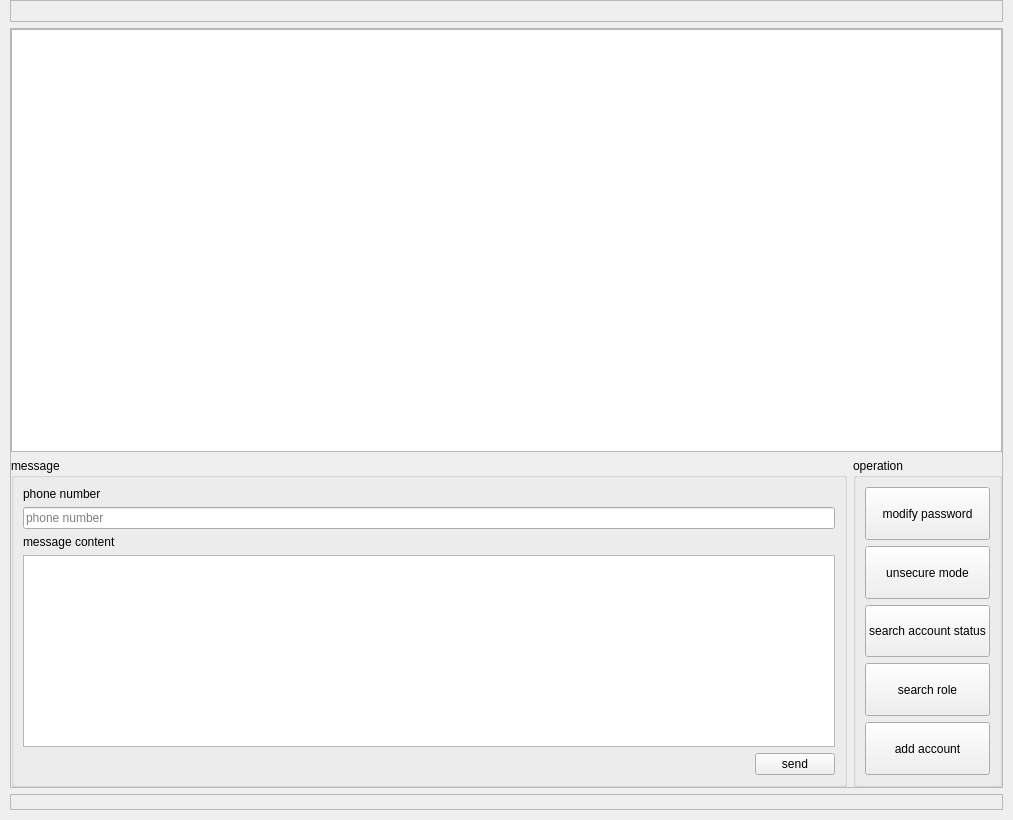
<?xml version="1.0" encoding="UTF-8"?>
<ui version="4.0">
 <class>CUiCenter</class>
 <widget class="QWidget" name="CUiCenter">
  <property name="geometry">
   <rect>
    <x>0</x>
    <y>0</y>
    <width>1013</width>
    <height>820</height>
   </rect>
  </property>
  <property name="windowTitle">
   <string>CUiCenter</string>
  </property>
  <layout class="QVBoxLayout" name="verticalLayout_3">
   <property name="leftMargin">
    <number>10</number>
   </property>
   <property name="topMargin">
    <number>0</number>
   </property>
   <property name="rightMargin">
    <number>10</number>
   </property>
   <property name="bottomMargin">
    <number>10</number>
   </property>
   <item>
    <widget class="QFrame" name="frameOperate">
     <property name="frameShape">
      <enum>QFrame::StyledPanel</enum>
     </property>
     <property name="frameShadow">
      <enum>QFrame::Raised</enum>
     </property>
     <layout class="QHBoxLayout" name="horizontalLayout_5">
      <property name="spacing">
       <number>0</number>
      </property>
      <property name="leftMargin">
       <number>10</number>
      </property>
      <property name="topMargin">
       <number>0</number>
      </property>
      <property name="rightMargin">
       <number>10</number>
      </property>
      <property name="bottomMargin">
       <number>0</number>
      </property>
      <item>
       <layout class="QHBoxLayout" name="layout_left_button">
        <property name="spacing">
         <number>10</number>
        </property>
       </layout>
      </item>
      <item>
       <spacer name="horizontalSpacer_3">
        <property name="orientation">
         <enum>Qt::Horizontal</enum>
        </property>
        <property name="sizeHint" stdset="0">
         <size>
          <width>964</width>
          <height>20</height>
         </size>
        </property>
       </spacer>
      </item>
      <item>
       <layout class="QHBoxLayout" name="layout_buttons">
        <property name="spacing">
         <number>10</number>
        </property>
       </layout>
      </item>
     </layout>
    </widget>
   </item>
   <item>
    <widget class="QFrame" name="frameCenter">
     <property name="sizePolicy">
      <sizepolicy hsizetype="Preferred" vsizetype="Expanding">
       <horstretch>0</horstretch>
       <verstretch>0</verstretch>
      </sizepolicy>
     </property>
     <property name="frameShape">
      <enum>QFrame::StyledPanel</enum>
     </property>
     <property name="frameShadow">
      <enum>QFrame::Raised</enum>
     </property>
     <layout class="QVBoxLayout" name="verticalLayout_4" stretch="8,2">
      <property name="leftMargin">
       <number>0</number>
      </property>
      <property name="topMargin">
       <number>0</number>
      </property>
      <property name="rightMargin">
       <number>0</number>
      </property>
      <property name="bottomMargin">
       <number>0</number>
      </property>
      <item>
       <widget class="QFrame" name="frameList">
        <property name="sizePolicy">
         <sizepolicy hsizetype="Preferred" vsizetype="Expanding">
          <horstretch>0</horstretch>
          <verstretch>0</verstretch>
         </sizepolicy>
        </property>
        <layout class="QHBoxLayout" name="horizontalLayout_2">
         <property name="leftMargin">
          <number>0</number>
         </property>
         <property name="topMargin">
          <number>0</number>
         </property>
         <property name="rightMargin">
          <number>0</number>
         </property>
         <property name="bottomMargin">
          <number>0</number>
         </property>
         <item>
          <widget class="CTableview" name="tableView"/>
         </item>
        </layout>
       </widget>
      </item>
      <item>
       <widget class="QFrame" name="frameTool">
        <property name="sizePolicy">
         <sizepolicy hsizetype="Preferred" vsizetype="Preferred">
          <horstretch>0</horstretch>
          <verstretch>0</verstretch>
         </sizepolicy>
        </property>
        <layout class="QHBoxLayout" name="horizontalLayout_3">
         <property name="leftMargin">
          <number>0</number>
         </property>
         <property name="topMargin">
          <number>0</number>
         </property>
         <property name="rightMargin">
          <number>0</number>
         </property>
         <property name="bottomMargin">
          <number>0</number>
         </property>
         <item>
          <widget class="QGroupBox" name="groupBox">
           <property name="sizePolicy">
            <sizepolicy hsizetype="Preferred" vsizetype="Preferred">
             <horstretch>0</horstretch>
             <verstretch>0</verstretch>
            </sizepolicy>
           </property>
           <property name="title">
            <string>message</string>
           </property>
           <layout class="QFormLayout" name="formLayout">
            <property name="sizeConstraint">
             <enum>QLayout::SetDefaultConstraint</enum>
            </property>
            <property name="fieldGrowthPolicy">
             <enum>QFormLayout::AllNonFixedFieldsGrow</enum>
            </property>
            <property name="rowWrapPolicy">
             <enum>QFormLayout::WrapLongRows</enum>
            </property>
            <item row="0" column="0">
             <widget class="QLabel" name="label_phone_number">
              <property name="text">
               <string>phone number</string>
              </property>
             </widget>
            </item>
            <item row="1" column="0" colspan="2">
             <widget class="QLineEdit" name="lineEdit_phone">
              <property name="placeholderText">
               <string>phone number</string>
              </property>
             </widget>
            </item>
            <item row="2" column="0">
             <widget class="QLabel" name="label_msg_content">
              <property name="text">
               <string>message content</string>
              </property>
             </widget>
            </item>
            <item row="3" column="0" colspan="2">
             <widget class="QPlainTextEdit" name="messageContent">
              <property name="horizontalScrollBarPolicy">
               <enum>Qt::ScrollBarAlwaysOff</enum>
              </property>
             </widget>
            </item>
            <item row="4" column="0" colspan="2">
             <layout class="QHBoxLayout" name="horizontalLayout">
              <item>
               <spacer name="horizontalSpacer">
                <property name="orientation">
                 <enum>Qt::Horizontal</enum>
                </property>
                <property name="sizeHint" stdset="0">
                 <size>
                  <width>40</width>
                  <height>20</height>
                 </size>
                </property>
               </spacer>
              </item>
              <item>
               <widget class="QPushButton" name="btn_send_msg">
                <property name="sizePolicy">
                 <sizepolicy hsizetype="Preferred" vsizetype="Preferred">
                  <horstretch>0</horstretch>
                  <verstretch>0</verstretch>
                 </sizepolicy>
                </property>
                <property name="text">
                 <string>send</string>
                </property>
               </widget>
              </item>
             </layout>
            </item>
           </layout>
          </widget>
         </item>
         <item>
          <widget class="QGroupBox" name="groupBox_btn">
           <property name="title">
            <string>operation</string>
           </property>
           <layout class="QVBoxLayout" name="verticalLayout">
            <item>
             <widget class="QPushButton" name="bt_modify_pwd">
              <property name="sizePolicy">
               <sizepolicy hsizetype="Minimum" vsizetype="Preferred">
                <horstretch>0</horstretch>
                <verstretch>0</verstretch>
               </sizepolicy>
              </property>
              <property name="text">
               <string>modify password</string>
              </property>
             </widget>
            </item>
            <item>
             <widget class="QPushButton" name="btn_unsecure">
              <property name="sizePolicy">
               <sizepolicy hsizetype="Minimum" vsizetype="Preferred">
                <horstretch>0</horstretch>
                <verstretch>0</verstretch>
               </sizepolicy>
              </property>
              <property name="text">
               <string>unsecure mode</string>
              </property>
             </widget>
            </item>
            <item>
             <widget class="QPushButton" name="btn_account_status">
              <property name="sizePolicy">
               <sizepolicy hsizetype="Minimum" vsizetype="Preferred">
                <horstretch>0</horstretch>
                <verstretch>0</verstretch>
               </sizepolicy>
              </property>
              <property name="text">
               <string>search account status</string>
              </property>
             </widget>
            </item>
            <item>
             <widget class="QPushButton" name="btn_role">
              <property name="sizePolicy">
               <sizepolicy hsizetype="Minimum" vsizetype="Preferred">
                <horstretch>0</horstretch>
                <verstretch>0</verstretch>
               </sizepolicy>
              </property>
              <property name="text">
               <string>search role</string>
              </property>
             </widget>
            </item>
            <item>
             <widget class="QPushButton" name="btn_add_account">
              <property name="sizePolicy">
               <sizepolicy hsizetype="Minimum" vsizetype="Preferred">
                <horstretch>0</horstretch>
                <verstretch>0</verstretch>
               </sizepolicy>
              </property>
              <property name="text">
               <string>add account</string>
              </property>
             </widget>
            </item>
           </layout>
          </widget>
         </item>
        </layout>
       </widget>
      </item>
     </layout>
    </widget>
   </item>
   <item>
    <widget class="QFrame" name="frameBottom">
     <property name="frameShape">
      <enum>QFrame::StyledPanel</enum>
     </property>
     <property name="frameShadow">
      <enum>QFrame::Raised</enum>
     </property>
     <layout class="QHBoxLayout" name="horizontalLayout_4">
      <property name="spacing">
       <number>0</number>
      </property>
      <property name="leftMargin">
       <number>0</number>
      </property>
      <property name="topMargin">
       <number>0</number>
      </property>
      <property name="rightMargin">
       <number>0</number>
      </property>
      <property name="bottomMargin">
       <number>0</number>
      </property>
      <item>
       <widget class="QLabel" name="label_status">
        <property name="text">
         <string/>
        </property>
       </widget>
      </item>
      <item>
       <widget class="QLabel" name="label_ads">
        <property name="text">
         <string/>
        </property>
        <property name="alignment">
         <set>Qt::AlignRight|Qt::AlignTrailing|Qt::AlignVCenter</set>
        </property>
       </widget>
      </item>
     </layout>
    </widget>
   </item>
  </layout>
 </widget>
 <customwidgets>
  <customwidget>
   <class>CTableview</class>
   <extends>QTableView</extends>
   <header>CTableview.h</header>
  </customwidget>
 </customwidgets>
 <resources/>
 <connections/>
</ui>
